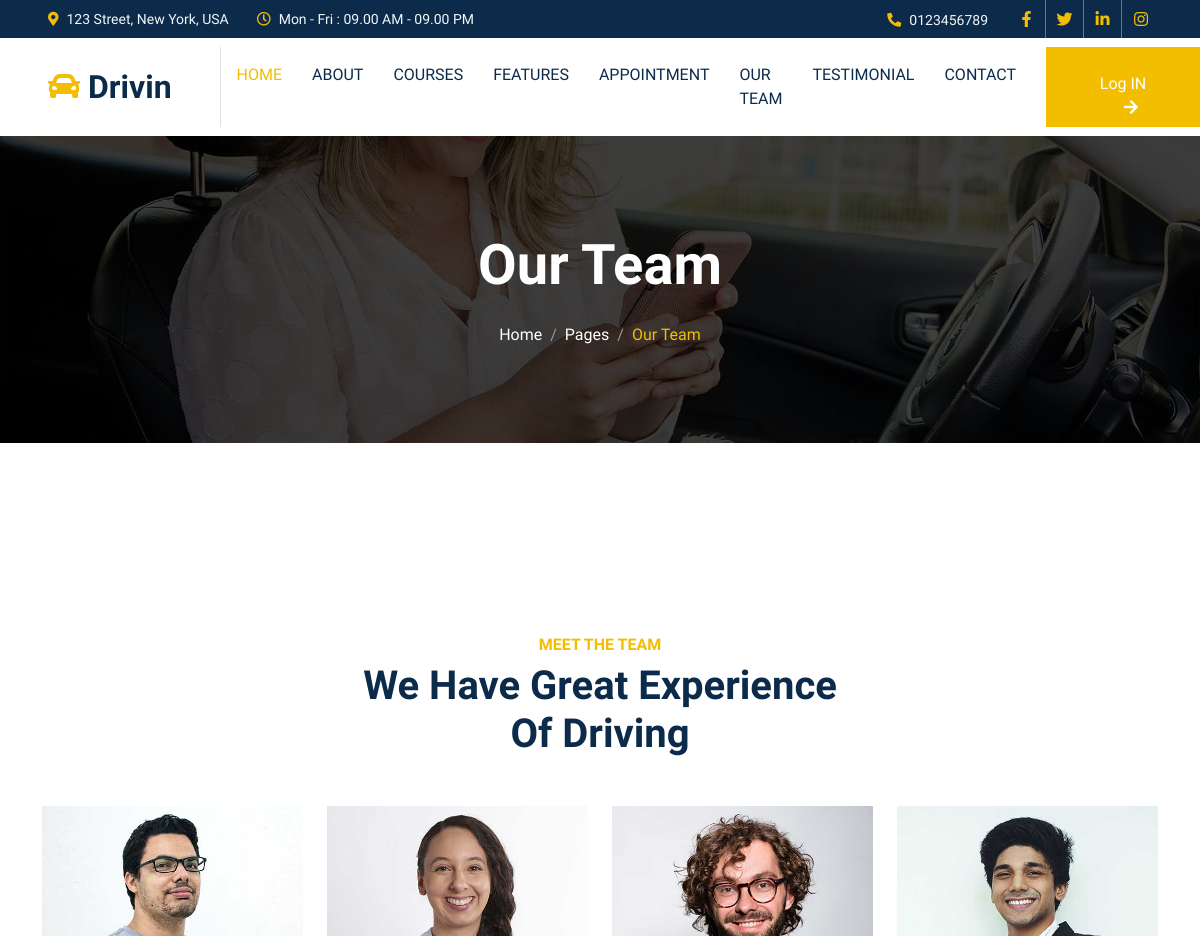
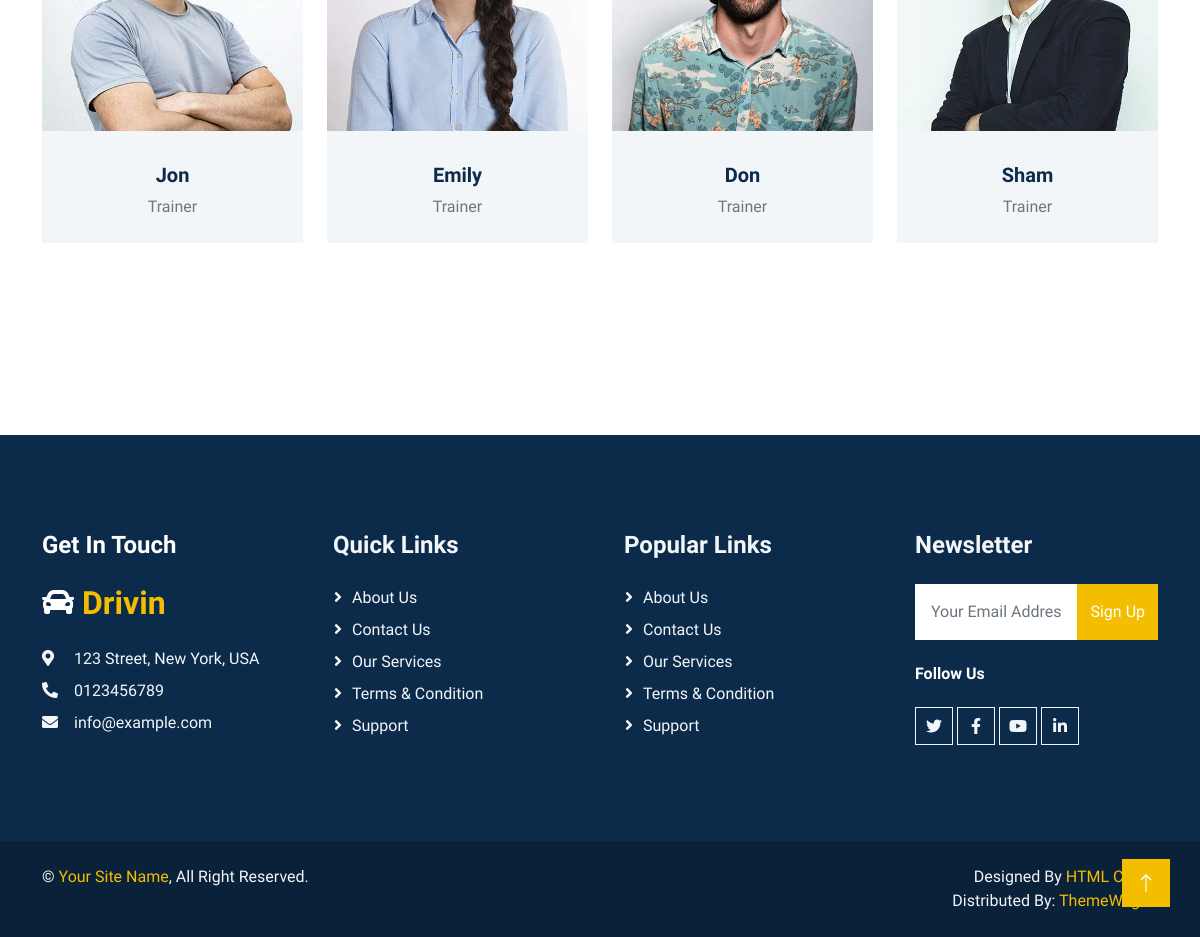
The app's page /team.php with its own data (2 pictures, top to bottom).
### tables this page shows
CREATE TABLE `contact_details` (
  `c_id` int(11) NOT NULL,
  `c_address` text NOT NULL,
  `c_timing` text NOT NULL,
  `c_mobile` varchar(10) NOT NULL,
  `f_link` text NOT NULL,
  `i_link` text NOT NULL,
  `t_link` text NOT NULL,
  `y_link` text NOT NULL,
  `c_email` text NOT NULL,
  `c_map` text NOT NULL
);

CREATE TABLE `team` (
  `team_id` int(11) NOT NULL,
  `team_name` text NOT NULL,
  `team_Position` text NOT NULL,
  `f_link` text NOT NULL,
  `t_link` text NOT NULL,
  `i_link` text NOT NULL,
  `team_img` text NOT NULL
);

### team.php (the view, shortened to what this page needs)
<?php
include "head.php";
include "nav.php";
?>
    <div class="container-fluid page-header py-6 my-6 mt-0 wow fadeIn" data-wow-delay="0.1s">
        <div class="container text-center">
            <h1 class="display-4 text-white animated slideInDown mb-4">Our Team</h1>
            <nav aria-label="breadcrumb animated slideInDown">
                <ol class="breadcrumb justify-content-center mb-0">
                    <li class="breadcrumb-item"><a class="text-white" href="#">Home</a></li>
                    <li class="breadcrumb-item"><a class="text-white" href="#">Pages</a></li>
                    <li class="breadcrumb-item text-primary active" aria-current="page">Our Team</li>
                </ol>
            </nav>
        </div>
    </div>
    <div class="container-xxl py-6">
        <div class="container">
            <div class="text-center mx-auto mb-5 wow fadeInUp" data-wow-delay="0.1s" style="max-width: 500px;">
                <h6 class="text-primary text-uppercase mb-2">Meet The Team</h6>
                <h1 class="display-6 mb-4">We Have Great Experience Of Driving</h1>
            </div>
            <div class="row g-0 team-items">
                <?php
                $query="SELECT * FROM team ";
                $fire=mysqli_query($conn,$query);
                while($row=mysqli_fetch_assoc($fire)){
                ?>
                <div class="col-lg-3 col-md-6 wow fadeInUp" data-wow-delay="0.1s">
                    <div class="team-item position-relative">
                        <div class="position-relative">
                            <img class="img-fluid" src="admin/upload/<?=$row['team_img'];?>" alt="">
                        </div>
                        <div class="bg-light text-center p-4">
                            <h5 class="mt-2"><?=$row['team_name'];?></h5>
                            <span><?=$row['team_Position'];?></span>
                        </div>
                    </div>
                </div>
                <?php
                }
                ?>
            </div>
        </div>
    </div>
<?php
 include "footer.php";
?>

### nav.php (shortened to what this page needs)
<?php
    include "conn.php";
    $query="SELECT * from contact_details";
    $fire=mysqli_query($conn,$query);
    $row=mysqli_fetch_assoc($fire);
?>
    <div class="container-fluid bg-dark text-light p-0">
        <div class="row gx-0 d-none d-lg-flex">
            <div class="col-lg-7 px-5 text-start">
                <div class="h-100 d-inline-flex align-items-center me-4">
                    <small class="fa fa-map-marker-alt text-primary me-2"></small>
                    <small><?=$row['c_address'];?></small>
                </div>
                <div class="h-100 d-inline-flex align-items-center">
                    <small class="far fa-clock text-primary me-2"></small>
                    <small><?=$row['c_timing'];?></small>
                </div>
            </div>
            <div class="col-lg-5 px-5 text-end">
                <div class="h-100 d-inline-flex align-items-center me-4">
                    <small class="fa fa-phone-alt text-primary me-2"></small>
                    <small><?=$row['c_mobile'];?></small>
                </div>
                <div class="h-100 d-inline-flex align-items-center mx-n2">
                    <a class="btn btn-square btn-link rounded-0 border-0 border-end border-secondary" href="<?=$row['f_link'];?>"><i class="fab fa-facebook-f"></i></a>
                    <a class="btn btn-square btn-link rounded-0 border-0 border-end border-secondary" href="<?=$row['t_link'];?>"><i class="fab fa-twitter"></i></a>
                    <a class="btn btn-square btn-link rounded-0 border-0 border-end border-secondary" href="<?=$row['i_link'];?>"><i class="fab fa-linkedin-in"></i></a>
                    <a class="btn btn-square btn-link rounded-0" href="<?=$row['i_link'];?>"><i class="fab fa-instagram"></i></a>
                </div>
            </div>
        </div>
    </div>
    <nav class="navbar navbar-expand-lg bg-white navbar-light sticky-top p-0">
        <a href="index.php" class="navbar-brand d-flex align-items-center border-end px-4 px-lg-5">
            <h2 class="m-0"><i class="fa fa-car text-primary me-2"></i>Drivin</h2>
        </a>
        <div class="collapse navbar-collapse" id="navbarCollapse">
            <div class="navbar-nav ms-auto p-4 p-lg-0">
                <a href="index.php" class="nav-item nav-link active">Home</a>
                <a href="about.php" class="nav-item nav-link">About</a>
                <a href="courses.php" class="nav-item nav-link">Courses</a>
                <a href="feature.php" class="nav-item nav-link">Features</a>
                <a href="appointment.php" class="nav-item nav-link">Appointment</a>
                <a href="team.php" class="nav-item nav-link">Our Team</a>
                <a href="testimonial.php" class="nav-item nav-link">Testimonial</a>
                <a href="contact.php" class="nav-item nav-link">Contact</a>
            </div>
            <a href="admin.php" class="btn btn-primary py-4 px-lg-5 d-none d-lg-block">Log IN<i class="fa fa-arrow-right ms-3"></i></a>
        </div>
    </nav>

### footer.php (shortened to what this page needs)
<?php
    include "conn.php";
    $query="SELECT * from contact_details";
    $fire=mysqli_query($conn,$query);
    $row=mysqli_fetch_assoc($fire);
?>
    <div class="container-fluid bg-dark text-light footer my-6 mb-0 py-6 wow fadeIn" data-wow-delay="0.1s">
        <div class="container">
            <div class="row g-5">
                <div class="col-lg-3 col-md-6">
                    <h4 class="text-white mb-4">Get In Touch</h4>
                    <h2 class="text-primary mb-4"><i class="fa fa-car text-white me-2"></i>Drivin</h2>
                    <p class="mb-2"><i class="fa fa-map-marker-alt me-3"></i><?=$row['c_address'];?></p>
                    <p class="mb-2"><i class="fa fa-phone-alt me-3"></i><?=$row['c_mobile'];?></p>
                    <p class="mb-2"><i class="fa fa-envelope me-3"></i><?=$row['c_email'];?></p>
                </div>
                <div class="col-lg-3 col-md-6">
                    <h4 class="text-light mb-4">Quick Links</h4>
                    <a class="btn btn-link" href="">About Us</a>
                    <a class="btn btn-link" href="">Contact Us</a>
                    <a class="btn btn-link" href="">Our Services</a>
                    <a class="btn btn-link" href="">Terms & Condition</a>
                    <a class="btn btn-link" href="">Support</a>
                </div>
                <div class="col-lg-3 col-md-6">
                    <h4 class="text-light mb-4">Popular Links</h4>
                    <a class="btn btn-link" href="">About Us</a>
                    <a class="btn btn-link" href="">Contact Us</a>
                    <a class="btn btn-link" href="">Our Services</a>
                    <a class="btn btn-link" href="">Terms & Condition</a>
                    <a class="btn btn-link" href="">Support</a>
                </div>
                <div class="col-lg-3 col-md-6">
                    <h4 class="text-light mb-4">Newsletter</h4>
                    <form action="">
                        <div class="input-group">
                            <input type="text" class="form-control p-3 border-0" placeholder="Your Email Address">
                            <button class="btn btn-primary">Sign Up</button>
                        </div>
                    </form>
                    <h6 class="text-white mt-4 mb-3">Follow Us</h6>
                    <div class="d-flex pt-2">
                        <a class="btn btn-square btn-outline-light me-1" href="<?=$row['t_link'];?>"><i class="fab fa-twitter"></i></a>
                        <a class="btn btn-square btn-outline-light me-1" href="<?=$row['f_link'];?>"><i class="fab fa-facebook-f"></i></a>
                        <a class="btn btn-square btn-outline-light me-1" href="<?=$row['y_link'];?>"><i class="fab fa-youtube"></i></a>
                        <a class="btn btn-square btn-outline-light me-0" href="<?=$row['i_link'];?>"><i class="fab fa-linkedin-in"></i></a>
                    </div>
                </div>
            </div>
        </div>
    </div>
    <div class="container-fluid copyright text-light py-4 wow fadeIn" data-wow-delay="0.1s">
        <div class="container">
            <div class="row">
                <div class="col-md-6 text-center text-md-start mb-3 mb-md-0">
                    &copy; <a href="#">Your Site Name</a>, All Right Reserved.
                </div>
                <div class="col-md-6 text-center text-md-end">
                    Designed By <a href="https://htmlcodex.com">HTML Codex</a>
                    <br>Distributed By: <a href="https://themewagon.com" target="_blank">ThemeWagon</a>
                </div>
            </div>
        </div>
    </div>
    <a href="#" class="btn btn-lg btn-primary btn-lg-square back-to-top"><i class="bi bi-arrow-up"></i></a>
</body>
</html>

### css/style.css (style rules this page uses)
:root { --primary: #F3BD00; --secondary: #757575; --light: #F3F6F8; --dark: #0C2B4B; }
.py-6 { padding-top: 6rem; padding-bottom: 6rem; }
.my-6 { margin-top: 6rem; margin-bottom: 6rem; }
.back-to-top { position: fixed; display: none; right: 30px; bottom: 30px; z-index: 99; }
.btn { font-weight: 500; transition: .5s; }
.btn.btn-primary, .btn.btn-outline-primary:hover { color: #FFFFFF; }
.btn-square { width: 38px; height: 38px; }
.btn-lg-square { width: 48px; height: 48px; }
.btn-square, .btn-sm-square, .btn-lg-square { padding: 0; display: flex; align-items: center; justify-content: center; font-weight: normal; }
.navbar.sticky-top { top: -100px; transition: .5s; }
.navbar .navbar-brand, .navbar a.btn { height: 80px }
.navbar .navbar-nav .nav-link { margin-right: 30px; padding: 25px 0; color: var(--dark); font-weight: 500; text-transform: uppercase; outline: none; }
.navbar .navbar-nav .nav-link:hover, .navbar .navbar-nav .nav-link.active { color: var(--primary); }
.page-header { background: linear-gradient(rgba(0, 0, 0, .75), rgba(0, 0, 0, .75)), url(../img/carousel-1.jpg) center center no-repeat; background-size: cover; }
.breadcrumb-item+.breadcrumb-item::before { color: #999999; }
.team-items { margin: -.75rem; }
.team-item { padding: .75rem; }
.team-item::after { position: absolute; content: ""; width: 100%; height: 0; top: 0; left: 0; background: #FFFFFF; transition: .5s; z-index: -1; }
.footer .btn.btn-link { display: block; margin-bottom: 5px; padding: 0; text-align: left; color: var(--light); font-weight: normal; text-transform: capitalize; transition: .3s; }
.footer .btn.btn-link::before { position: relative; content: "\f105"; font-family: "Font Awesome 5 Free"; font-weight: 900; color: var(--light); margin-right: 10px; }
.copyright { background: #092139; }
.copyright a { color: var(--primary); }

### records on screen
contact_details: c_address "123 Street, New York, USA", c_timing "Mon - Fri : 09.00 AM - 09.00 PM", c_mobile "0123456789", c_email "info@example.com"
team: team_img (picture), team_name "Jon", team_Position "Trainer"
team: team_img (picture), team_name "Emily", team_Position "Trainer"
team: team_img (picture), team_name "Don", team_Position "Trainer"
team: team_img (picture), team_name "Sham", team_Position "Trainer"
